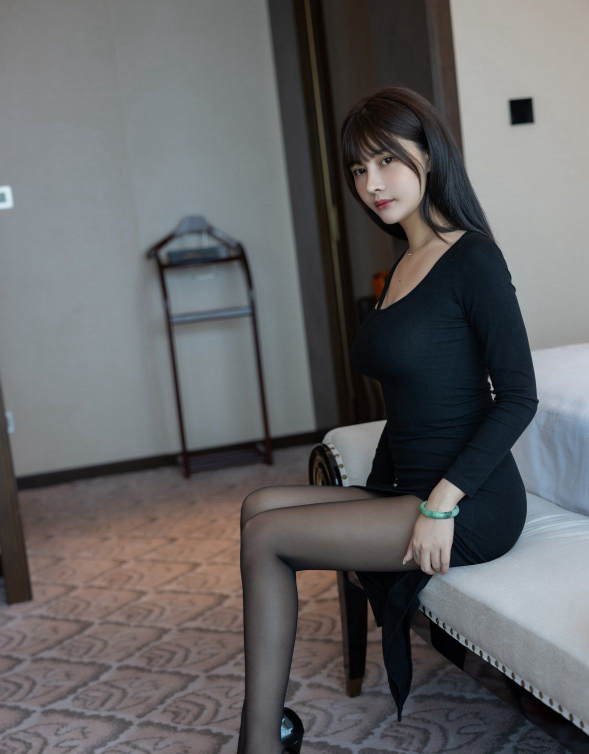
#> input picture picture_material/beauty_leg2.jpg, 1178 x 1507 px, found by its file name (shown at 1/2 size)
$ python 8.gradient.py
#> lines starting #> are read from the running program, lines starting #| are printed output that depends on the picture; after the words box and inside, x2 and y2 are one past the last pixel; in counts of white or black regions, pixels touching at a corner belong together
import cv2
import numpy as np

def gradient_basic(img):
    gray = cv2.cvtColor(img, cv2.COLOR_BGR2GRAY)
    ret, binary = cv2.threshold(gray, 0, 255, cv2.THRESH_BINARY | cv2.THRESH_OTSU)
    kernel = cv2.getStructuringElement(cv2.MORPH_RECT, (3, 3))
    dst = cv2.morphologyEx(binary, cv2.MORPH_GRADIENT, kernel)
    cv2.imshow("gradient", dst)

def gradient_in_out(img):
    kernel = cv2.getStructuringElement(cv2.MORPH_RECT, (3, 3))
    dm = cv2.dilate(img, kernel)
    em = cv2.erode(img, kernel)
    dst1 = cv2.subtract(img, em)
    dst2 = cv2.subtract(dm, img)
    cv2.imshow("internal", dst1)
    cv2.imshow("external", dst2)

def gradient_X(img):
    kernel_x = np.array([[0, 0, 0], [1, 1, 1], [0, 0, 0]], dtype = np.uint8)
    dmx = cv2.dilate(img, kernel_x)
    emx = cv2.erode(img, kernel_x)
    dstx = cv2.subtract(dmx, emx)
    cv2.imshow("X-direction", dstx)

def gradient_Y(img):
    kernel_y = np.array([[0, 1, 0], [0, 1, 0], [0, 1, 0]], dtype = np.uint8)
    dmy = cv2.dilate(img, kernel_y)
    emy = cv2.erode(img, kernel_y)
    dsty = cv2.subtract(dmy, emy)
    cv2.imshow("Y-direction", dsty)

src = cv2.imread("picture_material/beauty_leg2.jpg")
#> src is the input picture: shape (1507, 1178, 3); mean B, G, R 101.2, 99.8, 100.1
src = cv2.resize(src, (int(src.shape[1]/2), int(src.shape[0]/2)), interpolation=cv2.INTER_AREA)
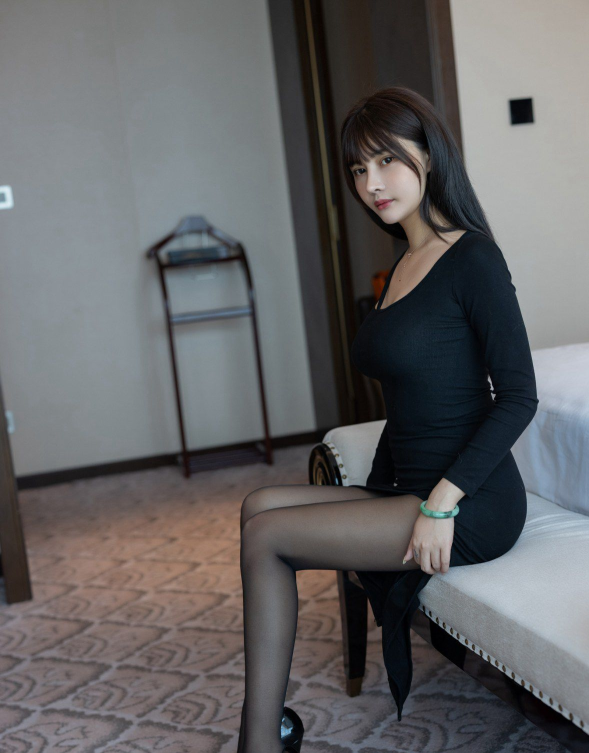
#> src: shape (753, 589, 3); mean B, G, R 101.2, 99.8, 100.1
cv2.namedWindow("Original", cv2.WINDOW_AUTOSIZE)
cv2.imshow("original", src)
gradient_basic(src)
#> in gradient_basic, `gray = cv2.cvtColor(img, cv2.COLOR_BGR2GRAY)`:
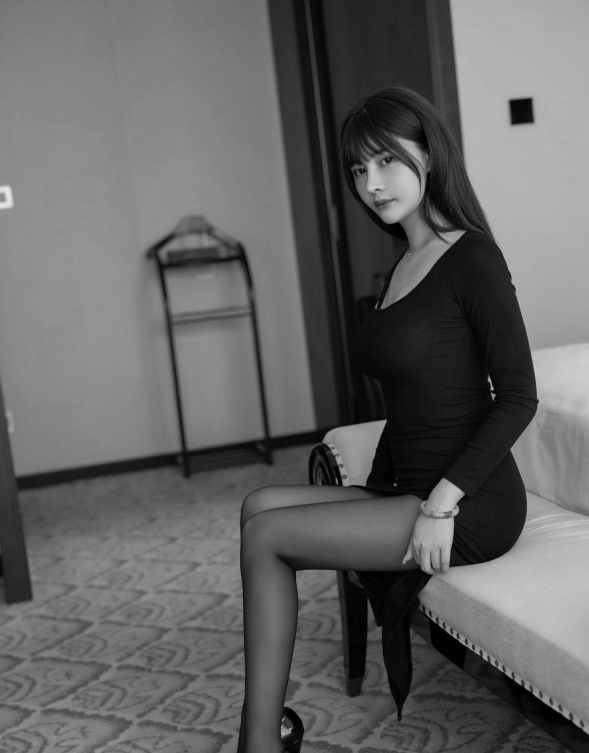
#> gray: shape (753, 589); min 0, max 232, mean 100
#> in gradient_basic, `ret, binary = cv2.threshold(gray, 0, 255, cv2.THRESH_BINARY | cv2.THRE..`:
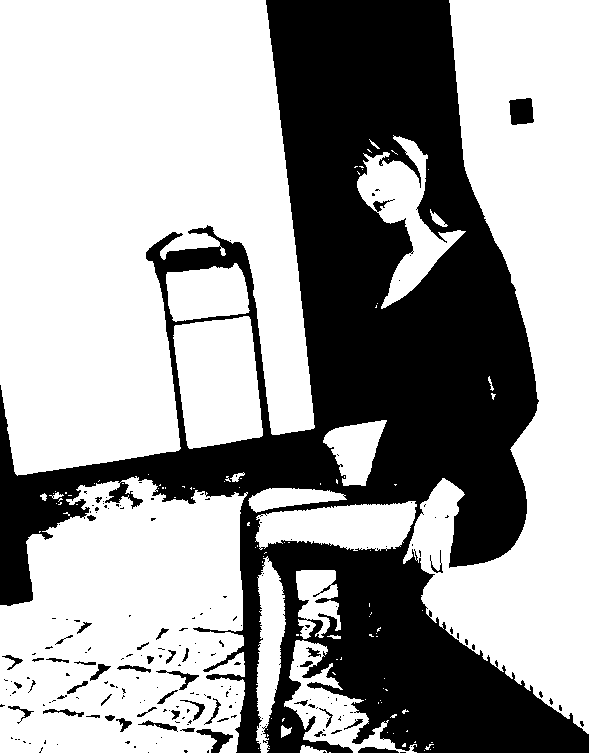
#> binary: shape (753, 589); 63.4% white; 202 black regions (156 under 20 px), largest, box (x1, y1, x2, y2) and area: (0, 0, 589, 753) 157898, (509, 98, 534, 125) 561, (196, 729, 233, 753) 334
#> in gradient_basic, `ret, binary = cv2.threshold(gray, 0, 255, cv2.THRESH_BINARY | cv2.THRE..`: ret = 87
#> in gradient_basic, `dst = cv2.morphologyEx(binary, cv2.MORPH_GRADIENT, kernel)`:
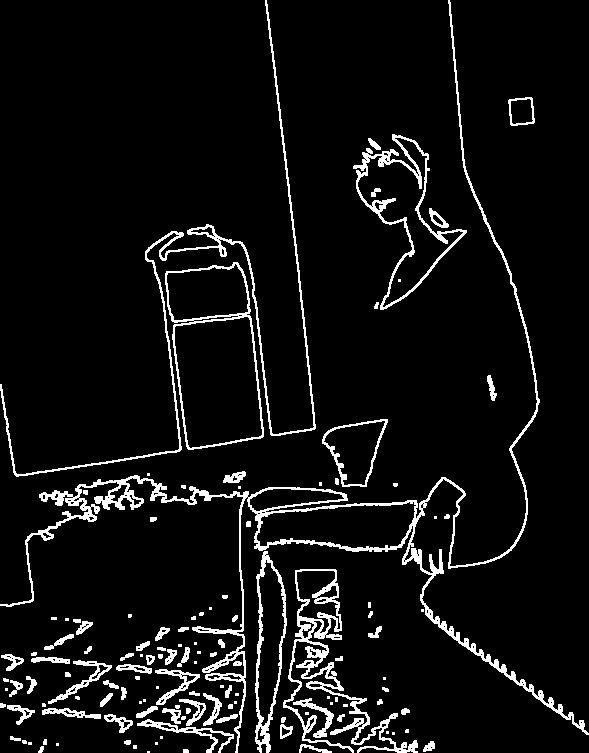
#> dst: shape (753, 589); 6.7% white in thin lines or dots
gradient_in_out(src)
#> in gradient_in_out, `dm = cv2.dilate(img, kernel)`:
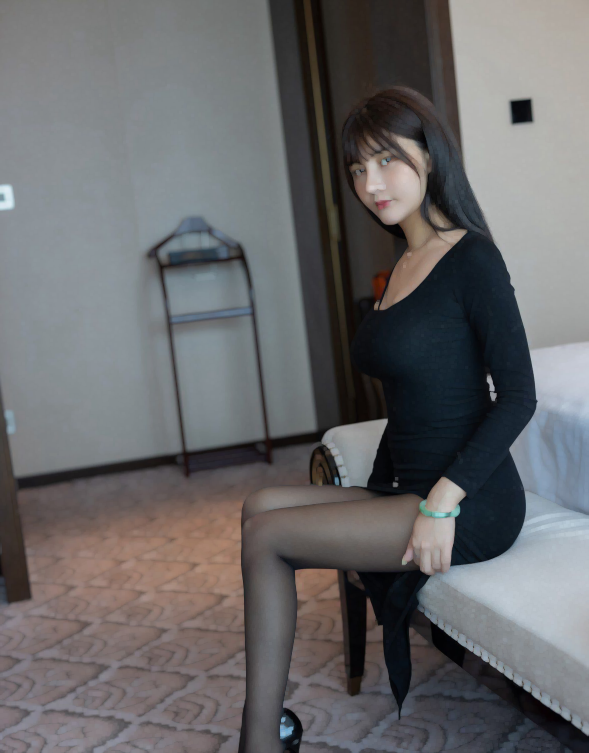
#> dm: shape (753, 589, 3); mean B, G, R 106, 104.4, 104.8
#> in gradient_in_out, `em = cv2.erode(img, kernel)`:
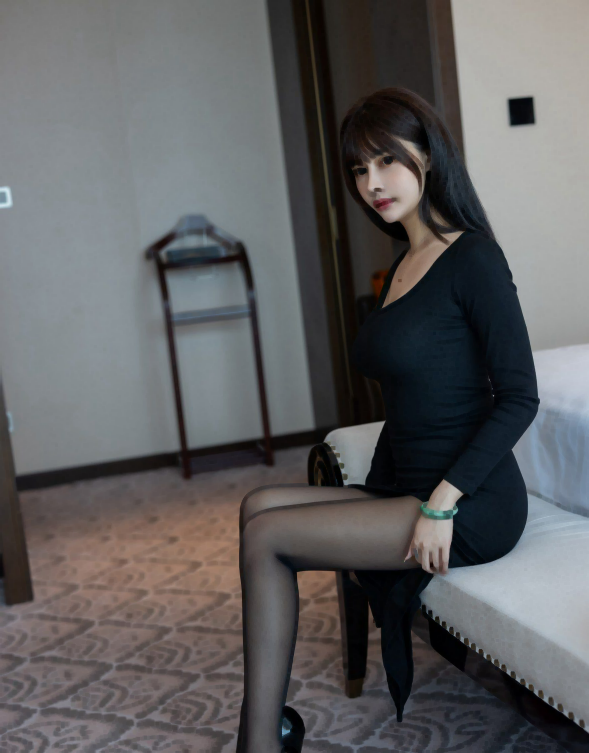
#> em: shape (753, 589, 3); mean B, G, R 96.4, 95.1, 95.4
#> in gradient_in_out, `dst1 = cv2.subtract(img, em)`:
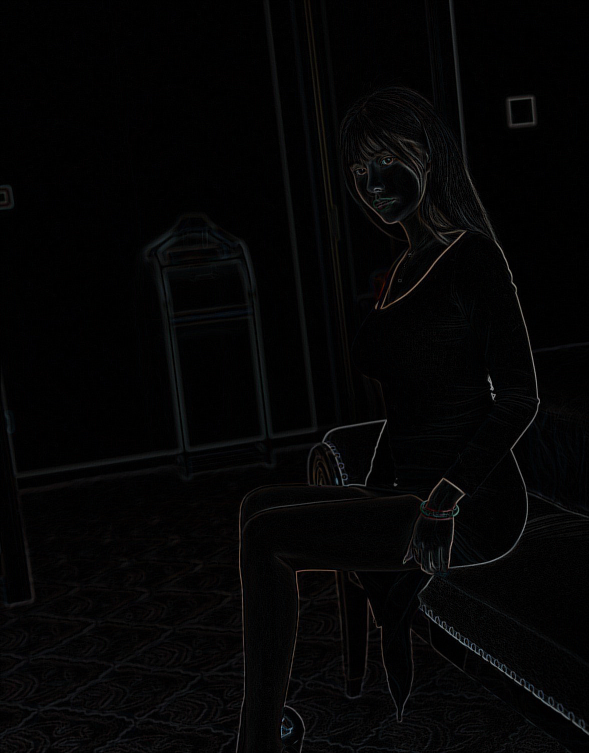
#> dst1: shape (753, 589, 3); mean B, G, R 4.8, 4.6, 4.7
gradient_X(src)
gradient_Y(src)
cv2.waitKey()

$ run again, with picture_material/beauty_leg3.jpg copied over picture_material/beauty_leg2.jpg
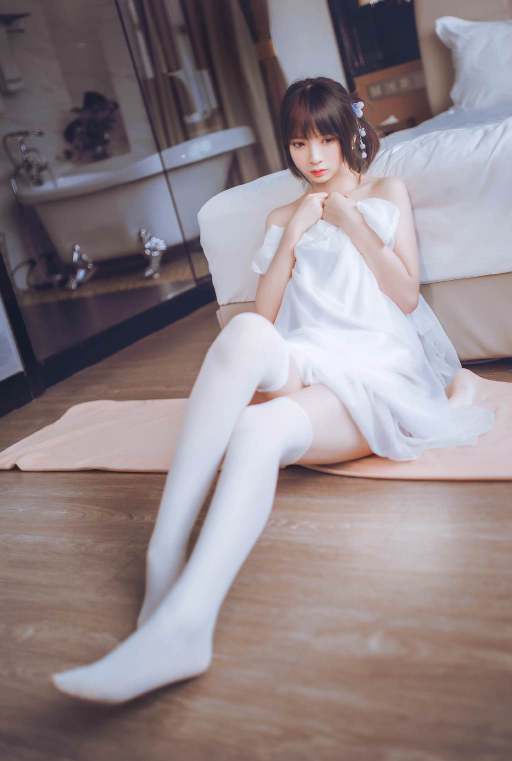
#> input picture picture_material/beauty_leg3.jpg, 1024 x 1522 px, found by its file name (shown at 1/2 size)
#> src is the input picture: shape (1522, 1024, 3); mean B, G, R 137.4, 133.4, 145.1
#> src: shape (761, 512, 3)
#> in gradient_basic, `ret, binary = cv2.threshold(gray, 0, 255, cv2.THRESH_BINARY | cv2.THRE..`:
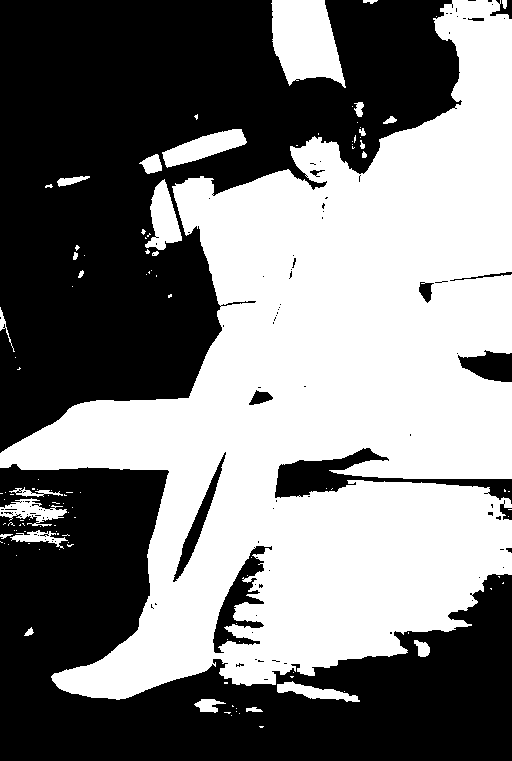
#> binary: shape (761, 512); 49% white; 120 white regions (93 under 20 px), largest, box (x1, y1, x2, y2) and area: (0, 0, 512, 700) 179192, (271, 0, 346, 88) 4705, (162, 129, 247, 168) 1578
#> ret = 138
#> dst: shape (761, 512); 4.8% white in thin lines or dots
#> in gradient_in_out, `dst1 = cv2.subtract(img, em)`:
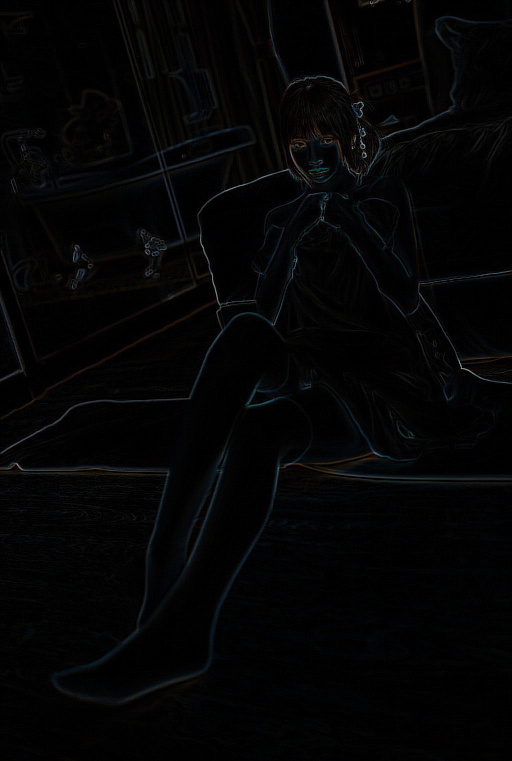
#> dst1: shape (761, 512, 3); mean B, G, R 4.6, 4.2, 4
